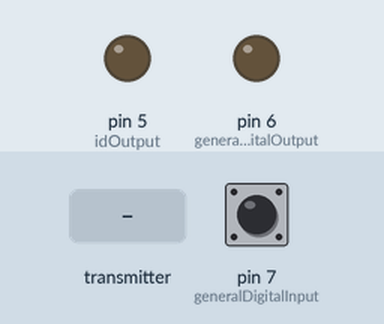
Recording of a sketch running on a simulated Arduino Uno, built with avr-gcc and run on an emulated ATmega328P. Shown: output pins drawn as LEDs (lit = HIGH). Dashed ring = blinking. The test bench sets the inputs (shaded band); at power-on: pin 7 (generalDigitalInput) LOW. No radio packets arrive unless stated; what the sketch prints to the serial monitor is not drawn.

Above: at 1.2 s.
1.3 s: pin 7 (generalDigitalInput) driven HIGH
At 2.6 s:
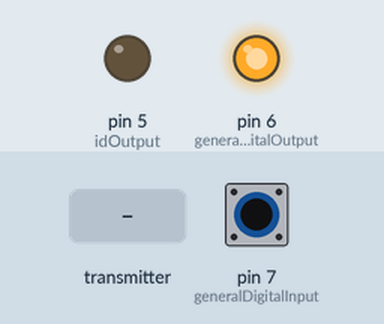
2.9 s: the transmitter starts sending data = 0
At 3.6 s:
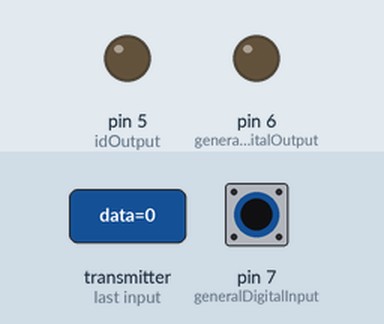
5.3 s: the transmitter starts sending data = 256
At 6.5 s:
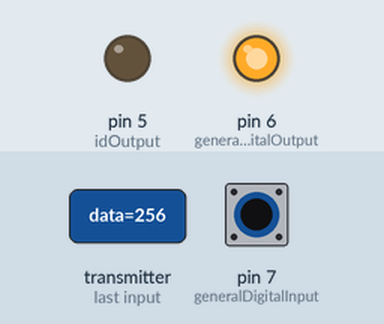
6.8 s: pin 7 (generalDigitalInput) driven LOW
At 8.0 s:
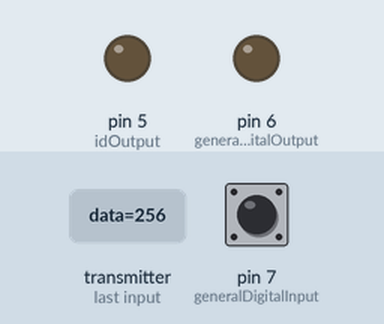
8.3 s: pin 7 (generalDigitalInput) pulsed HIGH 2 times (0.12 s each, 0.3 s apart)
At 8.39 s:
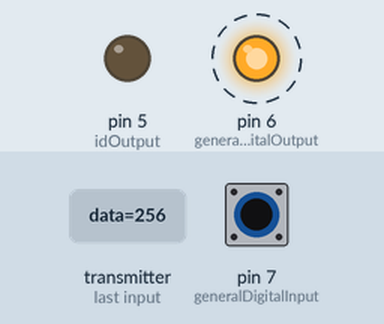
Timing chart, 0 to 11.3 s (numbered marks = the images above; inputs shaded):
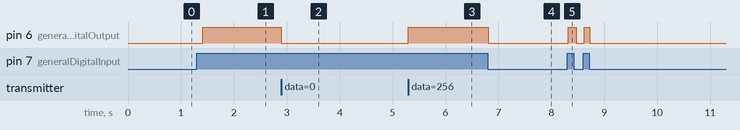

Measured:
- after the input at 1.3 s, pin 6 (generalDigitalOutput): LOW → HIGH after 0.11 s
- after the input at 2.9 s, pin 6 (generalDigitalOutput): HIGH → LOW at once
- after the input at 5.3 s, pin 6 (generalDigitalOutput): LOW → HIGH at once
- after the input at 6.8 s, pin 6 (generalDigitalOutput): HIGH → LOW at once
- after the input at 8.3 s, pin 6 (generalDigitalOutput): alternates HIGH for 0.13 s and LOW for 0.15 s, 4 changes in all, then stays LOW, starting at once

The sketch:

sensores.ino
```cpp
#include <SPI.h>
#include "nRF24L01.h"
#include "RF24.h"
#include "printf.h"
RF24 radio(9,10);
const uint64_t pipes[3] = {0xF0F0F0F0F1LL,0xF0F0F0F0F2LL,0xF0F0F0F0F3LL};
const uint64_t configsPipes[3] = {0xF0F0F0F0F4LL,0xF0F0F0F0F5LL,0xF0F0F0F0F6LL};

const int generalDigitalInput=7;
const int generalAnalogInput=0;
const int generalDigitalOutput=6;
const int idOutput=5;

byte event = 0; //byte que se envia a la central
int currentSensor = 0; //sensor actual
int analogUmbral=100;
void setup(void){
  Serial.begin(57600);
  printf_begin();
  radio.begin();
  radio.setRetries(15,15);
  radio.openReadingPipe(1,configsPipes[0]);
  radio.openWritingPipe(pipes[currentSensor]);
  radio.printDetails();
  radio.startListening();
  pinMode(generalDigitalInput,INPUT);
  pinMode(generalDigitalOutput,OUTPUT);
  pinMode(idOutput,OUTPUT);
}
bool prevState=false;
bool aux;
bool digitalParameter = true;
int readPin;
int prevParameter = true;
void loop(void){
  switch(currentSensor){
    case 0:
      readPin = digitalRead(generalDigitalInput);
      readPin = digitalParameter?readPin:(readPin==1?0:1);
      if(readPin!=prevState){
        prevState = readPin;
        sendInfo(prevState);
      }
      break;
    case 1:
      readPin = digitalRead(generalDigitalInput);
      readPin = digitalParameter?readPin:!readPin;
      if(readPin!=prevState){
        prevState = readPin;
        sendInfo(prevState);
      }
      break;
    case 2:
      aux = analogRead(generalAnalogInput)>analogUmbral;
      if(aux != prevState){
        prevState = aux;
        sendInfo(prevState);
      }
      break;
    default:
      delay(1000);
      break;
  }
  checkConfig();
}
void checkConfig(){
  unsigned long started_waiting_at = millis();
  bool timeout = false;
  while(!radio.available()&&!timeout)
    if(millis()-started_waiting_at>200)
      timeout = true;
  if(!timeout){
    unsigned long data;
    radio.read(&data,sizeof(unsigned long));
    int sensor = data & 255;
    if(sensor==currentSensor){
      int newUmbral = data>>8;
      if(newUmbral==1000){
        digitalWrite(idOutput,HIGH);
        delay(1000);
        digitalWrite(idOutput,LOW);
      }else{
        analogUmbral = newUmbral;
        digitalParameter = analogUmbral>0;
        Serial.print(newUmbral);
      }
    }
  }
}
void sendInfo(bool sensorState){
  digitalWrite(generalDigitalOutput,sensorState?HIGH:LOW);
  radio.stopListening();
  printf("Enviando sensor: %d, valor: %d ",currentSensor,sensorState);
  event=currentSensor;
  event<<=1;
  event|=sensorState;
  while(!radio.write(&event,sizeof(byte)));
  // bool ok = ;
  // if (ok){
  //   printf("ok...\n\r");
  // }else{
  //   printf("failed.\n\r");
  // }
  radio.startListening();
}
```

printf.h
```cpp
// (licence header left out)
/**
 * @file printf.h
 *
 * Setup necessary to direct stdout to the Arduino Serial library, which
 * enables 'printf'
 */

#ifndef __PRINTF_H__
#define __PRINTF_H__

#ifdef ARDUINO

int serial_putc( char c, FILE * )
{
  Serial.write( c );

  return c;
}

void printf_begin(void)
{
  fdevopen( &serial_putc, 0 );
}

#else
#error This example is only for use on Arduino.
#endif // ARDUINO

#endif // __PRINTF_H__
```
